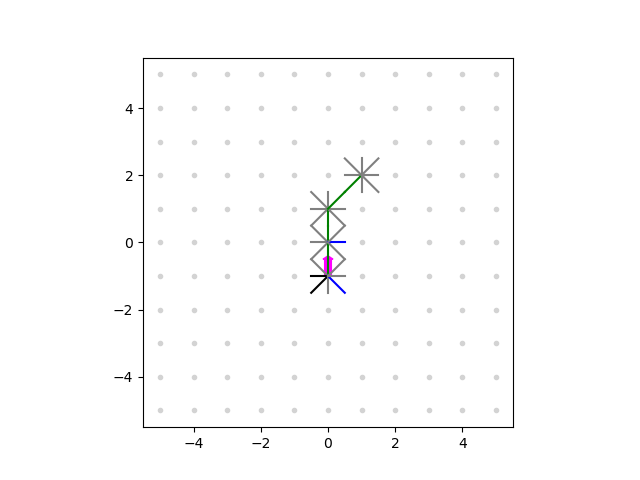

Generate this figure with Python:
import matplotlib.pyplot as plt
from enum import Enum
import math
from queue import PriorityQueue

# Heading deltas
HEADING_DELTAS = {
    0: (0, 1),    # North
    1: (-1, 1),   # Northwest
    2: (-1, 0),   # West
    3: (-1, -1),  # Southwest
    4: (0, -1),   # South
    5: (1, -1),   # Southeast
    6: (1, 0),    # East
    7: (1, 1),    # Northeast
}

DRAW_DELTAS = {h: (dx * 0.5, dy * 0.5) for h, (dx, dy) in HEADING_DELTAS.items()}


class STATUS(Enum):
    UNKNOWN     = 0
    NONEXISTENT = 1
    UNEXPLORED  = 2
    DEADEND     = 3
    CONNECTED   = 4


class Intersection:
    def __init__(self, x, y):
        self.x = x
        self.y = y
        self.streets = [STATUS.UNKNOWN for _ in range(8)]
        self.cost = float('inf')
        self.direction_to_goal = None


class Map:
    def __init__(self):
        self.intersections = {}
        self.x = 0
        self.y = 0
        self.heading = 0


    def getintersection(self, x, y):
        '''if (x, y) == (self.x, self.y):
            return None'''
        if (x, y) not in self.intersections:
            self.intersections[(x, y)] = Intersection(x, y)
        return self.intersections[(x, y)]


    def getstreet(self, x, y, heading):
        return self.getintersection(x, y).streets[heading]


    def setstreet(self, x, y, heading, status):
        inter = self.getintersection(x, y)
        existing = inter.streets[heading]

        # Overwrite warning
        if existing == STATUS.CONNECTED and status != STATUS.CONNECTED:
            print(f"[WARN] Not downgrading street ({x}, {y}) h={heading}")
            return

        if existing == STATUS.DEADEND and status != STATUS.DEADEND:
            print(f"[WARN] Not downgrading street ({x}, {y}) h={heading}")
            return

        if existing == STATUS.NONEXISTENT and status != STATUS.NONEXISTENT:
            print(f"[WARN] Not downgrading street ({x}, {y}) h={heading}")
            return

        # Do not overwrite connected streets, dead ends, or nonexistent
        if existing in (STATUS.CONNECTED, STATUS.DEADEND, STATUS.NONEXISTENT):
            if status != existing:
                return

        inter.streets[heading] = status


    def updateheading(self, turn_amt):
        self.heading = (self.heading + turn_amt) % 8


    def updatemove(self):
        dx, dy = HEADING_DELTAS[self.heading]
        self.x += dx
        self.y += dy


    def showwithrobot(self, xpose, ypose, hpose, fname="optimus_map.png"):
        plt.ion()
        """
        Plot the map, including streets and robot heading,
        then save to a PNG and pause so it renders on‐screen.
        """
        plt.clf()
        ax = plt.axes()
        ax.set_xlim(-5.5, 5.5)
        ax.set_ylim(-5.5, 5.5)
        ax.set_aspect('equal')
        ax.grid(False)

        # draw grid dots
        for xi in range(-6, 6):
            for yi in range(-6, 6):
                plt.plot(xi, yi, 'o', markersize=3, color='lightgray')

        # draw each street
        for (ix, iy), inter in self.intersections.items():
            for h, status in enumerate(inter.streets):
                color_map = {
                    STATUS.UNKNOWN:     'black',
                    STATUS.NONEXISTENT: 'gray',
                    STATUS.UNEXPLORED:  'blue',
                    STATUS.DEADEND:     'red',
                    STATUS.CONNECTED:   'green',
                }
                c = color_map[status]
                dx, dy   = DRAW_DELTAS[h]
                xfrom, yfrom = ix, iy
                xto,   yto   = ix + dx, iy + dy
                # plotting lines in street colors
                plt.plot([xfrom, xto], [yfrom, yto], color=c)

            # optionally draw Dijkstra arrows
            if inter.direction_to_goal is not None:
                dx, dy = DRAW_DELTAS[inter.direction_to_goal]
                plt.arrow(ix, iy, dx, dy, head_width=0.1, color='orange')

        # draw heading arrow
        dxh, dyh = HEADING_DELTAS[hpose]
        mag = math.hypot(dxh, dyh)
        ux, uy = (dxh / mag, dyh / mag) if mag else (0, 0)
        length = 0.5
        xtip = xpose + ux * length
        ytip = ypose + uy * length
        plt.arrow(xpose, ypose, xtip - xpose, ytip - ypose,
                  width=0.2, head_width=0.3, head_length=0.1, color='magenta')

        # ----- new: save to disk -----
        plt.savefig(fname)

        # pause so interactive window updates
        plt.pause(0.001)


    def show(self, fname="map.png"):
        self.showwithrobot(self.x, self.y, self.heading, fname)


    def cleargoal(self):
        # Clear any existing Dijkstra data so auto‐drive is off.
        for inter in self.intersections.values():
            inter.cost = float('inf')
            inter.direction_to_goal = None
        

    def setgoal(self, xgoal, ygoal):
        """
        Implementing Dijkstra's algorithm via PQs.
        """
        # 1. Reset all costs/directions
        print(f"Clearing previous goal data…")
        self.cleargoal()

        if (xgoal, ygoal) not in self.intersections:
            print(f"Goal ({xgoal},{ygoal}) not on map; cannot set goal.")
            return

        # 2. Seed the priority queue with the goal
        goal = self.getintersection(xgoal, ygoal)
        goal.cost = 0
        print(f"Goal node at ({xgoal},{ygoal}) cost set to 0")
        from queue import PriorityQueue
        q = PriorityQueue()
        q.put((0, xgoal, ygoal))

        # 3. Main loop
        while not q.empty():
            cost, x, y = q.get()
            inter = self.getintersection(x, y)
            # If this cost is stale (we already found a better path), skip it
            if cost > inter.cost:
                print(f"[DEBUG] Stale entry for ({x},{y}), skipping (stored cost {inter.cost})")
                continue

            # 4. Relax all CONNECTED neighbors
            for h in range(8):
                if inter.streets[h] == STATUS.CONNECTED:
                    dx, dy = HEADING_DELTAS[h]
                    xn, yn = x + dx, y + dy
                    neighbor = self.getintersection(xn, yn)
                    new_cost = cost + math.hypot(dx, dy)
                    if new_cost < neighbor.cost:
                        neighbor.cost = new_cost
                        neighbor.direction_to_goal = (h + 4) % 8
                        q.put((new_cost, xn, yn))
            self.showwithrobot(self.x, self.y, self.heading)

        # 5. At the end, check if the goal itself was ever connected back
        if goal.cost == float('inf'):
            print(f"[WARN] Goal ({xgoal},{ygoal}) remains at infinite cost—unreachable.")
        else:
            print(f"Done. Goal tree built, goal cost={goal.cost:.1f}")
    

    def skipped_directions(self, turn_number):
        """
        Take a signed turn amount (in 45° steps) and return the headings
        that were passed over (and should be marked NONEXISTENT).
        """
        skipped = []
        old_heading = self.heading

        if turn_number > 0: # left turn (positive)
            for i in range(1, (turn_number)):
                # Calculate number of nonexistent directions
                skipped_direction = (old_heading - i) % 8
                skipped.append(skipped_direction)
        elif turn_number < 0: # right turn (negative)
            for i in range(1, -(turn_number)):
                # Calculate number of nonexistent directions
                skipped_direction = (old_heading + i) % 8
                skipped.append(skipped_direction)
        else: # No turn or turn amount is zero
            pass

        return skipped
